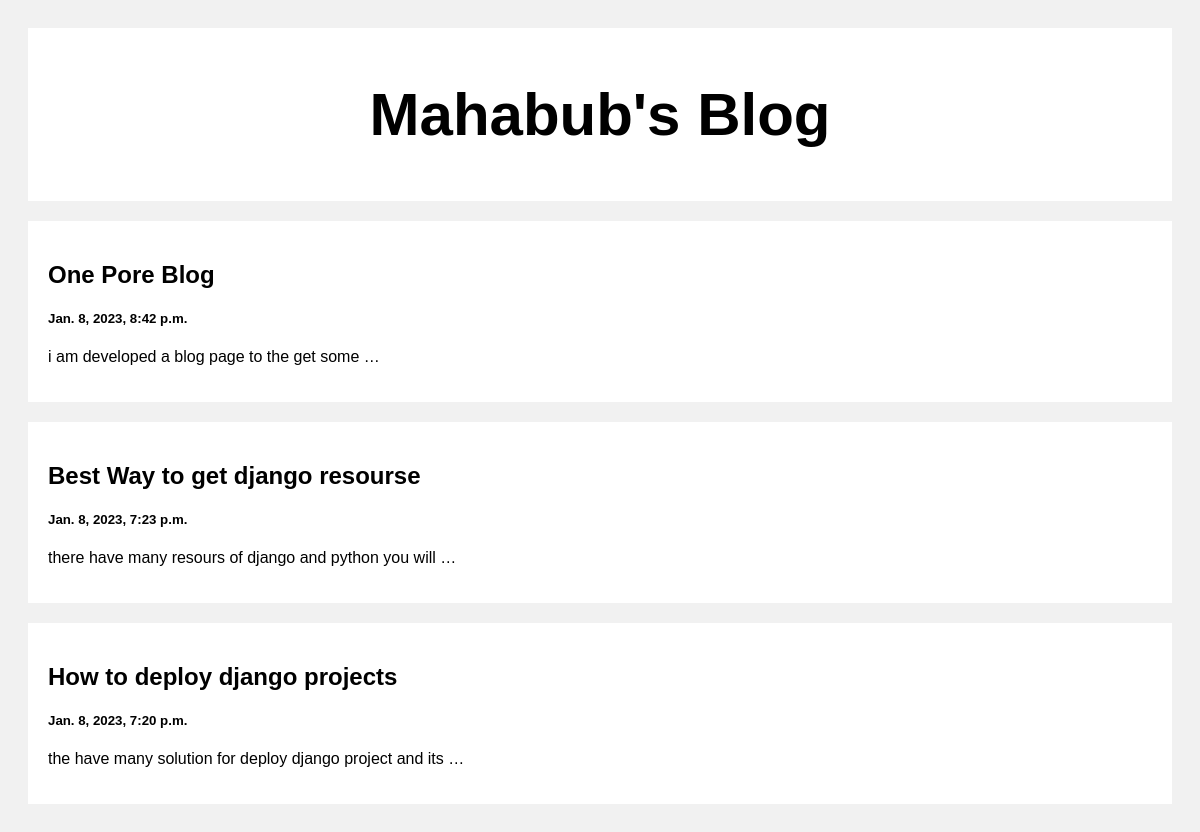
The page / on the database its author committed.
### posts/models.py (models this page shows)
class Posts(models.Model):
    title = models.CharField(max_length=100)
    body = models.CharField(max_length=1000)
    created_at = models.DateTimeField(default=datetime.now, blank=True)

### posts/views.py (the view)
# urls.py: path('', views.index, name='index.html'),
def index(request):
    posts = Posts.objects.all()
    return render(request, 'index.html', {"posts": posts})

### templates/index.html (shortened to what this page needs)
<!DOCTYPE html>
<html>
<head>
</head>
<body>
  <div class="header">
    <h2>Mahabub's Blog</h2>
  </div>
  <div class="row">
    <div class="leftcolumn">
      {% for post in posts reversed %}
      <div class="card">
        <a style="text-decoration: none; color: black;"
          href="/post/{{post.id}}">
          <h2>{{post.title}}</h2>
          <h5>{{post.created_at}}</h5>
          <p>{{post.body|truncatewords:10}}</p>
        </a>
      </div>
      {% endfor %}
    </div>
  </div>
</body>
</html>

### templates/index.html (style rules this page uses)
* { box-sizing: border-box; }
body { font-family: Arial; padding: 20px; background: #f1f1f1; }
.header { padding: 2px; font-size: 40px; text-align: center; background: white; }
.leftcolumn { float: left; width: 100%; }
.card { background-color: white; padding: 20px; margin-top: 20px; }
.row:after { content: ""; display: table; clear: both; }

### rows shown on the page
Posts: title "One Pore Blog", created_at "Jan. 8, 2023, 8:42 p.m.", body "i am developed a blog page to the get some …"
Posts: title "Best Way to get django resourse", created_at "Jan. 8, 2023, 7:23 p.m.", body "there have many resours of django and python you will …"
Posts: title "How to deploy django projects", created_at "Jan. 8, 2023, 7:20 p.m.", body "the have many solution for deploy django project and its …"
